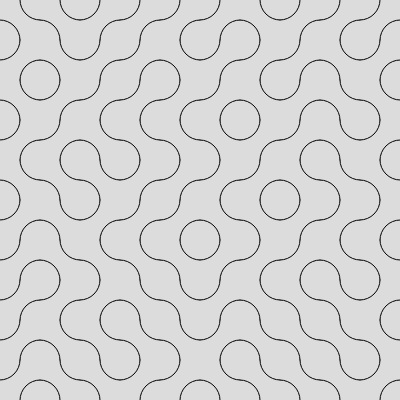
Frame 1 (no input)
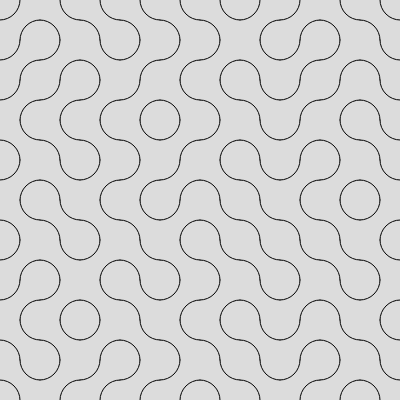
Frame 2 (the mouse pressed at the canvas centre, redrawn once)

The p5.js sketch that drew these frames (run headless with seeded random() and noise() and a simulated clock; the mouse was pressed at the canvas centre and the sketch redrawn once):

// p5.js sketch
// ── sketch.js
// https://editor.p5js.org/jht9629-nyu/sketches/lBrb1cBQ7
// truchet tiles copy

let cellSize = 40;

function setup() {
  createCanvas(400, 400);
  angleMode(DEGREES);
  noLoop();
}

function draw() {
  background(220);
  for (i = 0; i < width; i += cellSize) {
    for (j = 0; j < height; j += cellSize) {
      listCell = random([drawCellA, drawCellB]);
      listCell(i, j);
    }
  }
}

function drawCellA(x, y) {
  push();
  noFill();
  translate(x, y);
  arc(0, 0, cellSize, cellSize, 0, 90);
  arc(cellSize, cellSize, cellSize, cellSize, 180, 270);
  pop();
}

function drawCellB(x, y) {
  push();
  noFill();
  translate(x, y);
  arc(cellSize, 0, cellSize, cellSize, 90, 180);
  arc(0, cellSize, cellSize, cellSize, 270, 360);
  pop();
}

// https://editor.p5js.org/ambikajo/sketches/cKu3Gn0Po
// truchet tiles by ambikajo
